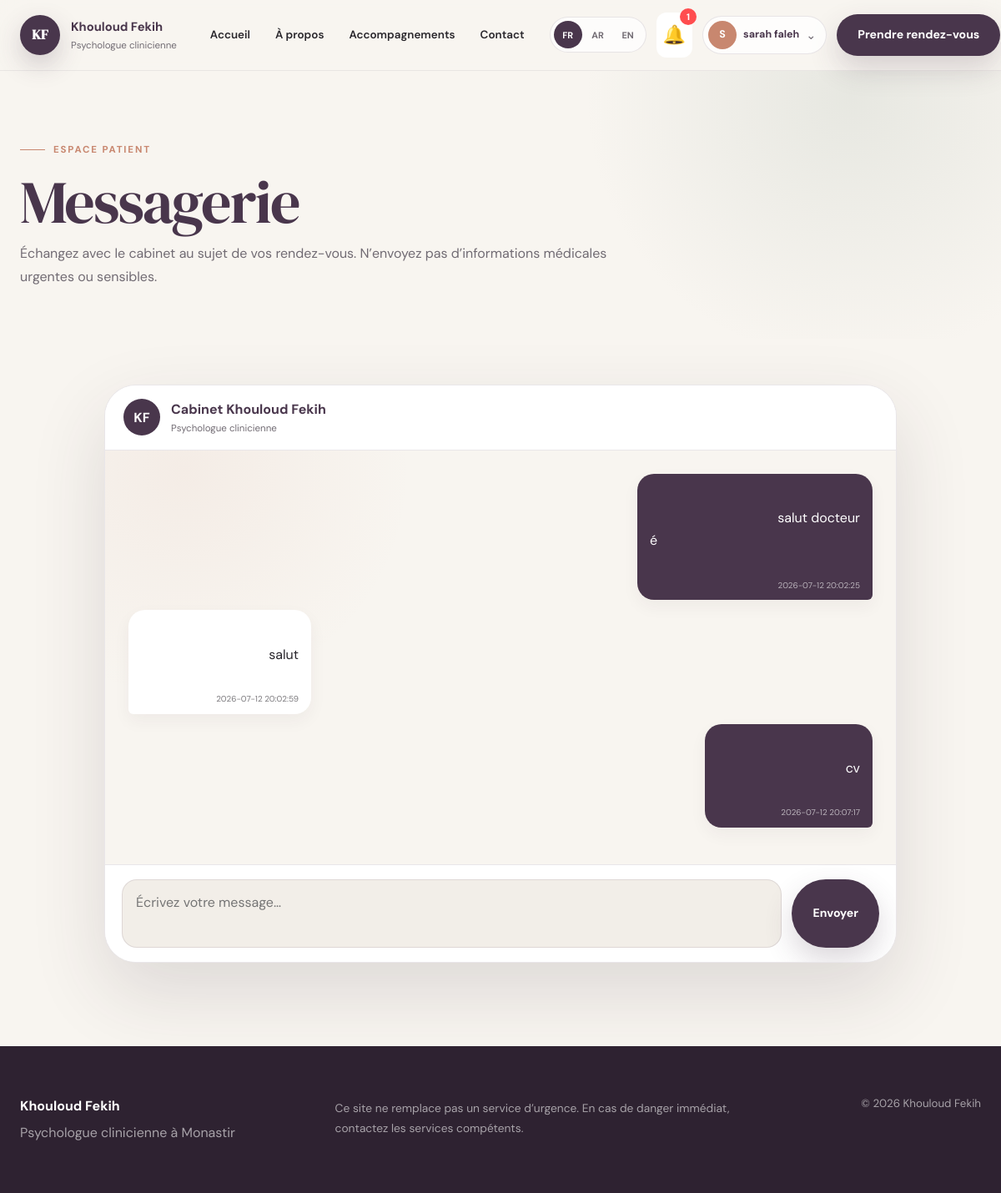
Page /mon-espace/messages (signed in) on the committed database.
### tables this page shows
CREATE TABLE chat_messages (
            id INTEGER PRIMARY KEY AUTOINCREMENT,
            patient_id INTEGER NOT NULL,
            sender_role TEXT NOT NULL
                CHECK (sender_role IN ('patient', 'admin')),
            message TEXT NOT NULL,
            is_read INTEGER NOT NULL DEFAULT 0,
            created_at TIMESTAMP DEFAULT CURRENT_TIMESTAMP,

            FOREIGN KEY (patient_id)
                REFERENCES users(id)
                ON DELETE CASCADE
        );

### app.py (the view, shortened to what this page needs)
@app.route("/mon-espace/messages", methods=["GET", "POST"])
@patient_required
def patient_messages():
    patient_id = session["user_id"]
    connection = get_database_connection()
    connection.execute(
        """
        UPDATE chat_messages
        SET is_read = 1
        WHERE patient_id = ?
          AND sender_role = 'admin'
        """,
        (patient_id,),
    )
    messages = connection.execute(
        """
        SELECT *
        FROM chat_messages
        WHERE patient_id = ?
        ORDER BY created_at ASC, id ASC
        """,
        (patient_id,),
    ).fetchall()
    connection.commit()
    connection.close()
    return render_template(
        "patient_messages.html",
        messages=messages,
    )

### app.py (called while the page is built)
def get_current_language():
    language = session.get("language", "fr")
    if language not in SUPPORTED_LANGUAGES:
        return "fr"
    return language

@app.context_processor
def inject_translations():
    language = get_current_language()
    return {
        "language": language,
        "content": CONTENT[language],
        "direction": CONTENT[language]["direction"],
        "current_app": current_app,
    }

@app.context_processor
def inject_notifications():
    notifications = []
    unread = 0
    if session.get("admin_logged_in"):
        notifications, unread = get_notifications("admin")
    elif session.get("user_id"):
        notifications, unread = get_notifications(
            f"patient_{session['user_id']}"
        )
    return {
        "notifications": notifications,
        "unread_notifications": unread,
    }

def get_database_connection():
    connection = sqlite3.connect(DATABASE_PATH)
    connection.row_factory = sqlite3.Row
    connection.execute("PRAGMA foreign_keys = ON")
    return connection

def get_notifications(receiver):
    connection = get_database_connection()
    notifications = connection.execute(
        """
        SELECT *
        FROM notifications
        WHERE receiver = ?
        ORDER BY created_at DESC, id DESC
        LIMIT 10
        """,
        (receiver,),
    ).fetchall()
    unread = connection.execute(
        """
        SELECT COUNT(*) AS total
        FROM notifications
        WHERE receiver = ?
          AND is_read = 0
        """,
        (receiver,),
    ).fetchone()["total"]
    connection.close()
    return notifications, unread

def patient_required(route_function):
    @wraps(route_function)
    def protected_route(*args, **kwargs):
        if not session.get("user_id"):
            flash(
                "Veuillez vous connecter pour accéder à la messagerie.",
                "error",
            )
            return redirect(url_for("login"))
        return route_function(*args, **kwargs)
    return protected_route

### templates/patient_messages.html (shortened to what this page needs)
{% extends "base.html" %}
{% block content %}
<section class="chat-page-header">
    <div class="container">
        <p class="section-label">
            Espace patient
        </p>
        <h1>
            Messagerie
        </h1>
        <p>
            Échangez avec le cabinet au sujet de vos rendez-vous.
            N’envoyez pas d’informations médicales urgentes ou sensibles.
        </p>
    </div>
</section>
<section class="chat-section">
    <div class="container">
        <div class="chat-card">
            <div class="chat-header">
                <div class="chat-contact-avatar">
                    KF
                </div>
                <div>
                    <strong>
                        Cabinet Khouloud Fekih
                    </strong>
                    <small>
                        Psychologue clinicienne
                    </small>
                </div>
            </div>
            <div class="chat-messages" id="chat-messages">
                {% if messages %}
                    {% for item in messages %}
                        <article
                            class="
                                chat-message
                                {% if item['sender_role'] == 'patient' %}
                                    chat-message-sent
                                {% else %}
                                    chat-message-received
                                {% endif %}
                            "
                        >
                            <div class="chat-bubble">
                                <p>
                                    {{ item["message"] }}
                                </p>
                                <time>
                                    {{ item["created_at"] }}
                                </time>
                            </div>
                        </article>
                    {% endfor %}
                {% endif %}
            </div>
            <form
                method="POST"
                class="chat-composer"
            >
                <textarea
                    name="message"
                    id="chat-message"
                    rows="2"
                    maxlength="1500"
                    placeholder="Écrivez votre message…"
                    required
                ></textarea>
                <button
                    type="submit"
                    class="button button-primary"
                >
                    Envoyer
                </button>
            </form>
        </div>
    </div>
</section>
{% endblock %}

### static/css/style.css (style rules this page uses)
:root { --background: #f8f6f2; --surface: #ffffff; --surface-soft: #f1f3ef; --primary: #294f7b; --primary-hover: #4d6785; --accent: #8ca08f; --accent-soft: #dfe6df; --warm: #d9c8bc; --warm-soft: #f2ebe6; --text: #24303a; --text-light: #69737c; --border: #e2e4e1; --shadow-small: 0 10px 30px rgba(36, 54, 75, 0.06); --shadow-large: 0 24px 65px rgba(36, 54, 75, 0.09); --container-width: 1320px; --radius-small: 14px; --radius-medium: 22px; --radius-large: 32px; }
* { box-sizing: border-box; }
html { scroll-behavior: smooth; }
body { margin: 0; color: var(--text); background-color: var(--background); font-family: "Manrope", Arial, sans-serif; font-size: 16px; line-height: 1.7; }
button, input, select, textarea { font: inherit; }
h1, h2, h3, p { margin-top: 0; }
.container { width: min( var(--container-width), calc(100% - 40px) ); margin: 0 auto; }
h1, h2 { color: var(--primary); font-family: "Playfair Display", Georgia, serif; font-weight: 700; letter-spacing: -0.025em; }
h1 { margin-bottom: 24px; font-size: clamp( 3rem, 6vw, 5.6rem ); line-height: 1.02; }
.button { min-height: 48px; display: inline-flex; align-items: center; justify-content: center; padding: 0 23px; border: 1px solid transparent; border-radius: 999px; font-size: 0.92rem; font-weight: 700; cursor: pointer; transition: transform 0.2s ease, background-color 0.2s ease, border-color 0.2s ease, box-shadow 0.2s ease; }
.button-primary { color: white; background-color: var(--primary); box-shadow: 0 10px 24px rgba(36, 54, 75, 0.15); }
.section-label { margin-bottom: 15px; color: var(--accent); font-size: 0.76rem; font-weight: 700; letter-spacing: 0.16em; text-transform: uppercase; }

### rows in the picture
chat_messages: message "salut docteur é", created_at "2026-07-12 20:02:25"
chat_messages: message "salut", created_at "2026-07-12 20:02:59"
chat_messages: message "cv", created_at "2026-07-12 20:07:17"

### other values in the picture
{{ content.navigation.home }} "Accueil"
{{ content.navigation.about }} "À propos"
{{ content.navigation.services }} "Accompagnements"
{{ content.navigation.contact }} "Contact"
{{ unread_notifications }} "1"
{{ session.get("user_name") }} "sarah faleh"
{{ content.navigation.appointment }} "Prendre rendez-vous"
{{ content.footer.emergency }} "Ce site ne remplace pas un service d’urgence. En cas de danger immédiat, contactez les services compétents."
